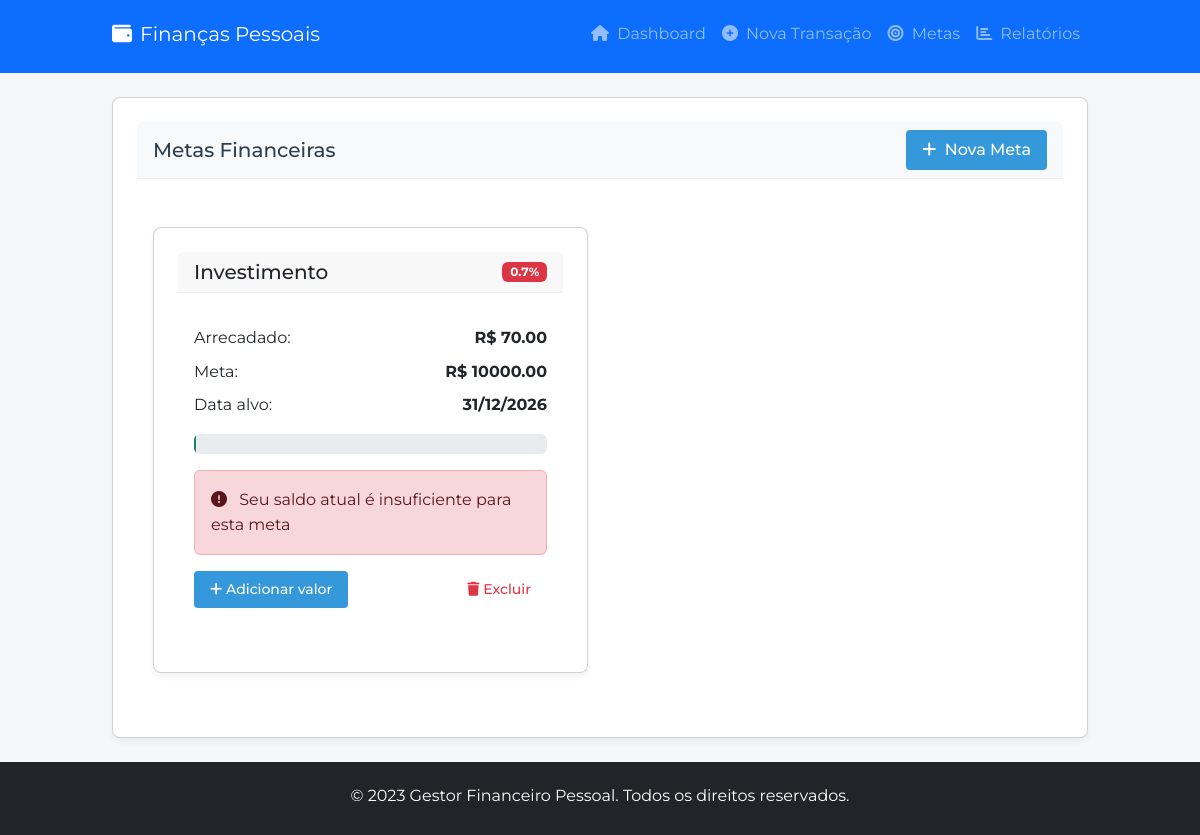
The page /goals on the database its author committed.
### tables this page shows
CREATE TABLE goals (
                id INTEGER PRIMARY KEY AUTOINCREMENT,
                name TEXT NOT NULL,
                target_amount REAL NOT NULL,
                current_amount REAL DEFAULT 0,
                target_date TEXT NOT NULL,
                created_at TEXT DEFAULT CURRENT_TIMESTAMP
            );

### app.py (the view, shortened to what this page needs)
@app.route('/goals', methods=['GET', 'POST'])
def goals():
    try:
        entries = get_entries()
        current_month = datetime.now().strftime("%Y-%m")
        total_income = sum(e[3] for e in entries if e[4].lower() == 'receita' and e[1].startswith(current_month))
        total_expense = sum(e[3] for e in entries if e[4].lower() == 'despesa' and e[1].startswith(current_month))
        current_balance = total_income - total_expense
        goals_list = get_goals()
        formatted_goals = []
        today = datetime.now().date()
        for goal in goals_list:
            try:
                target_date = datetime.strptime(goal[4], "%Y-%m-%d").date()
                days_passed = (today - target_date).days if today > target_date else 0
                total_days = (target_date - today).days if target_date > today else 1
                progress_percentage = min(100, (goal[3] / goal[2]) * 100) if goal[2] > 0 else 0
                time_percentage = min(100, (1 - (days_passed / total_days)) * 100) if total_days > 0 else 100
                goal_dict = {
                    'id': goal[0],
                    'name': goal[1],
                    'target_amount': goal[2],
                    'current_amount': goal[3],
                    'target_date': target_date.strftime("%d/%m/%Y"),
                    'progress_percentage': progress_percentage,
                    'time_percentage': time_percentage,
                    'is_completed': goal[3] >= goal[2],
                    'is_behind': progress_percentage < time_percentage,
                    'balance_comparison': 'positive' if current_balance >= goal[2] else 'negative'
                }
                formatted_goals.append(goal_dict)
            except Exception as e:
                print(f"Erro ao formatar meta: {e}")
                continue
        return render_template('goals.html',
                             goals=formatted_goals,
                             current_balance=current_balance)
    except Exception as e:
        flash(f'Erro ao carregar metas: {str(e)}', 'danger')
        return render_template('goals.html', goals=[], current_balance=0)

### database.py (called while the page is built)
def get_entries():
    conn = sqlite3.connect(DATABASE_PATH)
    cursor = conn.cursor()
    cursor.execute('SELECT * FROM entries ORDER BY date DESC')
    entries = cursor.fetchall()
    conn.close()
    return entries

def get_goals():
    conn = sqlite3.connect(DATABASE_PATH)
    cursor = conn.cursor()
    cursor.execute('SELECT * FROM goals ORDER BY target_date')
    goals = cursor.fetchall()
    conn.close()
    return goals

### templates/goals.html (shortened to what this page needs)
{% extends 'base.html' %}
{% block content %}
<div class="card">
    <div class="card-header bg-light d-flex justify-content-between align-items-center">
        <h2 class="card-title mb-0">Metas Financeiras</h2>
        <button class="btn btn-primary" onclick="showGoalForm()">
            <i class="fas fa-plus me-1"></i> Nova Meta
        </button>
    </div>
    <div class="card-body">
        <div class="row mt-3">
            {% if goals %}
                {% for goal in goals %}
                <div class="col-md-6 mb-4">
                    <div class="card h-100">
                        <div class="card-header d-flex justify-content-between align-items-center">
                            <h5 class="mb-0">{{ goal.name }}</h5>
                            <span class="badge bg-{% if goal.is_completed %}success{% else %}{% if goal.is_behind %}danger{% else %}warning{% endif %}{% endif %}">
                                {% if goal.is_completed %}Concluída{% else %}{{ "%.1f"|format(goal.progress_percentage) }}%{% endif %}
                            </span>
                        </div>
                        <div class="card-body">
                            <div class="d-flex justify-content-between mb-2">
                                <span>Arrecadado:</span>
                                <strong>R$ {{ "%.2f"|format(goal.current_amount) }}</strong>
                            </div>
                            <div class="d-flex justify-content-between mb-2">
                                <span>Meta:</span>
                                <strong>R$ {{ "%.2f"|format(goal.target_amount) }}</strong>
                            </div>
                            <div class="d-flex justify-content-between mb-3">
                                <span>Data alvo:</span>
                                <strong>
                                    {% if goal.target_date %}
                                        {% if goal.target_date is string %}
                                            {{ goal.target_date }}
                                        {% else %}
                                            {{ goal.target_date.strftime('%d/%m/%Y') }}
                                        {% endif %}
                                    {% else %}
                                        Data não definida
                                    {% endif %}
                                </strong>
                            </div>
                            <div class="progress mb-3" style="height: 20px;">
                                <div class="progress-bar bg-success" role="progressbar"
                                     style="width: {{ goal.progress_percentage }}%"
                                     aria-valuenow="{{ goal.progress_percentage }}"
                                     aria-valuemin="0"
                                     aria-valuemax="100">
                                </div>
                            </div>
                            <div class="alert alert-{% if goal.balance_comparison == 'positive' %}success{% else %}danger{% endif %}">
                                <i class="fas fa-{% if goal.balance_comparison == 'positive' %}check-circle{% else %}exclamation-circle{% endif %} me-2"></i>
                                Seu saldo atual é {% if goal.balance_comparison == 'positive' %}suficiente{% else %}insuficiente{% endif %} para esta meta
                            </div>
                            <div class="d-flex justify-content-between mt-3">
                                <a href="{{ url_for('add_to_goal_route', goal_id=goal.id) }}" class="btn btn-sm btn-primary">
                                    <i class="fas fa-plus"></i> Adicionar valor
                                </a>
                                <div>
                                    <a href="{{ url_for('delete_goal_route', goal_id=goal.id) }}" class="btn btn-sm btn-outline-danger"
                                       onclick="return confirm('Tem certeza que deseja excluir esta meta?')">
                                        <i class="fas fa-trash"></i> Excluir
                                    </a>
                                </div>
                            </div>
                        </div>
                    </div>
                </div>
                {% endfor %}
            {% else %}
                <div class="col-12">
                    <div class="alert alert-info">
                        <i class="fas fa-info-circle me-2"></i>Nenhuma meta cadastrada ainda. Crie sua primeira meta!
                    </div>
                </div>
            {% endif %}
        </div>
    </div>
</div>
{% endblock %}

### static/css/styles.css (style rules this page uses)
:root { --primary: #2c3e50; --secondary: #34495e; --accent: #3498db; --success: #2ecc71; --danger: #e74c3c; --light: #ecf0f1; --dark: #2c3e50; --text: #333; --text-light: #7f8c8d; }
* { margin: 0; padding: 0; box-sizing: border-box; }
body { font-family: 'Montserrat', sans-serif; background-color: #f5f7fa; color: var(--text); line-height: 1.6; }

### rows shown on the page
goals: name "Investimento", progress_percentage "0.7", current_amount "70.00", target_amount "10000.00", target_date "31/12/2026", {{ goal.progress_percentage }} 0.7000000000000001 (drawn)
